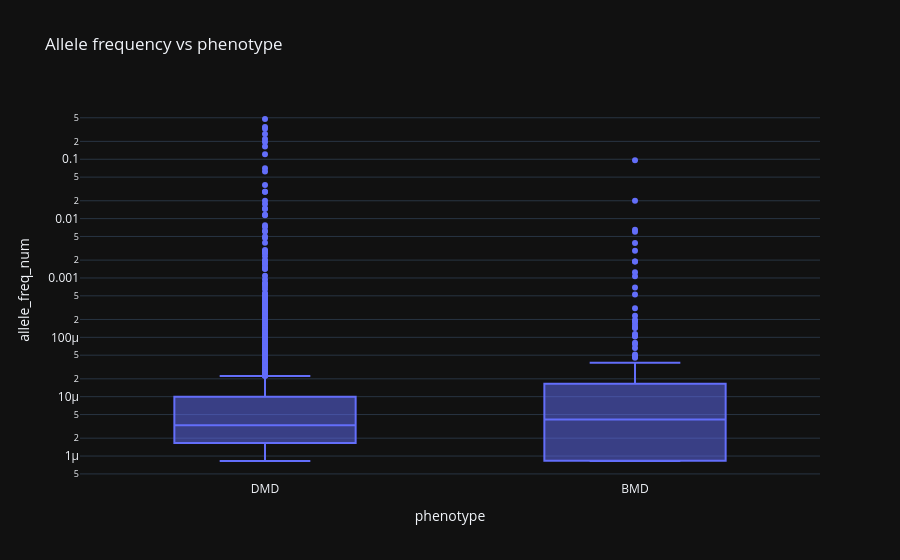

Notebook code cell kept with this figure:
### Markdown cell above
## 7. 📊 allele_freq vs phenotype

### Code cell
tmp = d[['phenotype', 'allele_freq_num']].dropna()
fig = px.box(tmp, x='phenotype', y='allele_freq_num', points='outliers', title='Allele frequency vs phenotype')
fig.update_yaxes(type='log')
fig.show()

### Figure 1 — Plotly figure (JSON) as saved in the notebook; plotly's stock layout.template omitted (floating-point values rounded to 4 significant figures; data arrays with more than 128 entries replaced by an {"elided": "..."} marker saying what was removed)
{"data": [{"alignmentgroup": "True", "boxpoints": "outliers", "hovertemplate": "phenotype=%{x}<br>allele_freq_num=%{y}<extra></extra>", "legendgroup": "", "marker": {"color": "#636efa"}, "name": "", "notched": false, "offsetgroup": "", "orientation": "v", "showlegend": false, "x": {"elided": "3229 str values"}, "x0": " ", "xaxis": "x", "y": {"elided": "3229 float values"}, "y0": " ", "yaxis": "y", "type": "box"}], "layout": {"xaxis": {"anchor": "y", "domain": [0.0, 1.0], "title": {"text": "phenotype"}}, "yaxis": {"anchor": "x", "domain": [0.0, 1.0], "title": {"text": "allele_freq_num"}, "type": "log"}, "legend": {"tracegroupgap": 0}, "title": {"text": "Allele frequency vs phenotype"}, "boxmode": "group"}}
